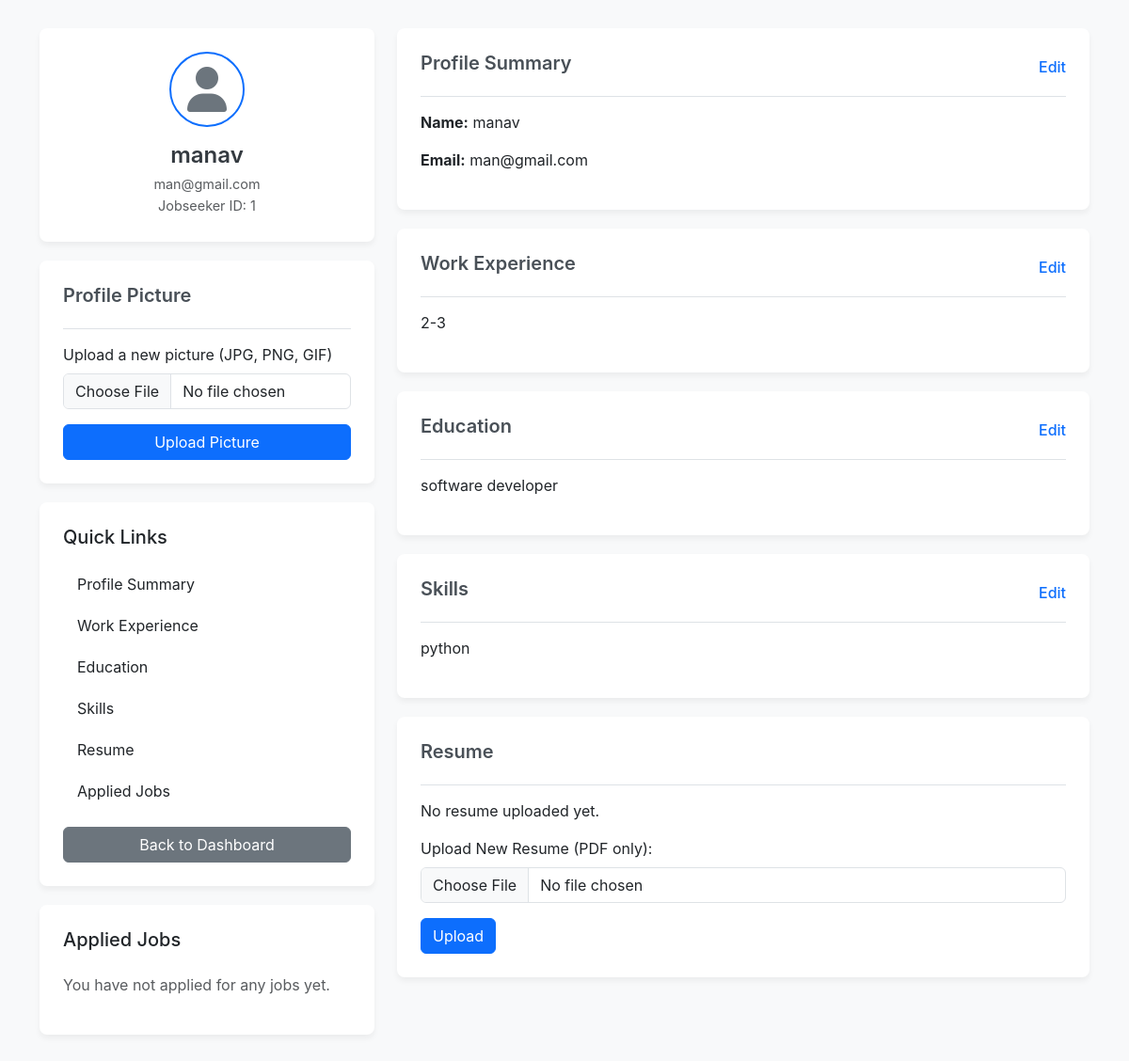
Page /jobseeker/profile.php (signed in) on the committed database.
### tables this page shows
CREATE TABLE `users` (
  `id` int(11) NOT NULL,
  `username` varchar(100) DEFAULT NULL,
  `email` varchar(100) DEFAULT NULL,
  `password` varchar(255) DEFAULT NULL,
  `role` enum('jobseeker','employer','admin') DEFAULT NULL,
  `created_at` timestamp NOT NULL DEFAULT current_timestamp(),
  `resume` varchar(255) DEFAULT NULL,
  `reset_token` varchar(255) DEFAULT NULL,
  `reset_expiry` datetime DEFAULT NULL,
  `profile_photo` varchar(255) DEFAULT NULL,
  `profile_picture` varchar(255) DEFAULT NULL
);

CREATE TABLE `jobseeker_profiles` (
  `id` int(11) NOT NULL,
  `user_id` int(11) DEFAULT NULL,
  `bio` text DEFAULT NULL,
  `skills` varchar(255) DEFAULT NULL,
  `work_experience` text DEFAULT NULL,
  `education` text DEFAULT NULL
);

### jobseeker/profile.php (the view, shortened to what this page needs)
<?php
include("../config.php");
$userid = $_SESSION['userid'];
$user = $conn->query("SELECT * FROM users WHERE id=$userid")->fetch_assoc();
$jobseeker_profile = $conn->query("SELECT * FROM jobseeker_profiles WHERE user_id=$userid")->fetch_assoc();
$applied_jobs = [];
?>
<!DOCTYPE html>
<html>
<head>
    <link href="https://cdn.jsdelivr.net/npm/bootstrap@5.3.0/dist/css/bootstrap.min.css" rel="stylesheet">
    <link rel="stylesheet" href="https://cdnjs.cloudflare.com/ajax/libs/font-awesome/6.1.1/css/all.min.css">
</head>
<body>
<div class="container profile-container">
    <div class="row">
        <div class="col-lg-4">
            <div class="profile-card profile-sidebar text-center">
                <div class="profile-pic-container mx-auto">
                    <?php if (!empty($user['profile_picture'])): ?>
                        <img src="../uploads/profile_pics/<?php echo htmlspecialchars($user['profile_picture']); ?>" alt="Profile Picture">
                    <?php else: ?>
                        <i class="fas fa-user profile-pic-placeholder"></i>
                    <?php endif; ?>
                </div>
                <div class="profile-details mt-3">
                    <h4><?php echo htmlspecialchars($user['username']); ?></h4>
                    <p class="text-muted"><?php echo htmlspecialchars($user['email']); ?></p>
                    <p class="text-muted">Jobseeker ID: <?php echo htmlspecialchars($userid); ?></p>
                </div>
            </div>
            <div class="profile-card profile-sidebar">
                <div class="section-title">
                    <h5>Profile Picture</h5>
                </div>
                <form method="post" enctype="multipart/form-data">
                    <div class="mb-3">
                        <label class="form-label">Upload a new picture (JPG, PNG, GIF)</label>
                        <input type="file" name="profile_picture" class="form-control" accept="image/*" required>
                    </div>
                    <button type="submit" class="btn btn-primary w-100">Upload Picture</button>
                </form>
            </div>
            <div class="profile-card profile-sidebar">
                <h5 class="mb-3">Quick Links</h5>
                <div class="list-group">
                    <a href="#profile-summary" class="list-group-item">Profile Summary</a>
                    <a href="#work-experience" class="list-group-item">Work Experience</a>
                    <a href="#education" class="list-group-item">Education</a>
                    <a href="#skills" class="list-group-item">Skills</a>
                    <a href="#resume" class="list-group-item">Resume</a>
                    <a href="#applied-jobs" class="list-group-item">Applied Jobs</a>
                    <a href="jobseeker-dashboard.php" class="btn btn-secondary w-100 mt-3">Back to Dashboard</a>
                </div>
            </div>
            <div class="profile-card profile-sidebar" id="applied-jobs">
                <h5 class="mb-4">Applied Jobs</h5>
                <div class="applied-jobs-list">
                    <?php if (!empty($applied_jobs)): ?>
                        <?php foreach ($applied_jobs as $job): ?>
                            <div class="applied-job-item">
                                <h6><?php echo htmlspecialchars($job['title']); ?></h6>
                                <p><i class="fas fa-building me-2"></i><?php echo htmlspecialchars($job['company_name']); ?></p>
                                <p><i class="fas fa-map-marker-alt me-2"></i><?php echo htmlspecialchars($job['location']); ?></p>
                                <p><i class="fas fa-calendar-check me-2"></i>Applied: <?php echo date('M d, Y', strtotime($job['applied_on'])); ?></p>
                            </div>
                        <?php endforeach; ?>
                    <?php else: ?>
                        <p class="text-muted">You have not applied for any jobs yet.</p>
                    <?php endif; ?>
                </div>
            </div>
        </div>
        <div class="col-lg-8 profile-main-content">
            <div class="profile-card" id="profile-summary">
                <div class="section-title">
                    <h5>Profile Summary</h5>
                    <a href="#" class="btn-edit" onclick="toggleForm('profileSummaryForm')">Edit</a>
                </div>
                <div id="profileSummaryDisplay">
                    <p><strong>Name:</strong> <?php echo htmlspecialchars($user['username']); ?></p>
                    <p><strong>Email:</strong> <?php echo htmlspecialchars($user['email']); ?></p>
                </div>
            </div>
            <div class="profile-card" id="work-experience">
                <div class="section-title">
                    <h5>Work Experience</h5>
                    <a href="#" class="btn-edit" onclick="toggleForm('workExperienceForm')">Edit</a>
                </div>
                <div id="workExperienceDisplay">
                    <?php if (!empty($jobseeker_profile['work_experience'])): ?>
                        <p><?php echo nl2br(htmlspecialchars($jobseeker_profile['work_experience'])); ?></p>
                    <?php else: ?>
                        <p class="text-muted">No work experience added yet.</p>
                    <?php endif; ?>
                </div>
            </div>
            <div class="profile-card" id="education">
                <div class="section-title">
                    <h5>Education</h5>
                    <a href="#" class="btn-edit" onclick="toggleForm('educationForm')">Edit</a>
                </div>
                <div id="educationDisplay">
                    <?php if (!empty($jobseeker_profile['education'])): ?>
                        <p><?php echo nl2br(htmlspecialchars($jobseeker_profile['education'])); ?></p>
                    <?php else: ?>
                        <p class="text-muted">No education added yet.</p>
                    <?php endif; ?>
                </div>
            </div>
            <div class="profile-card" id="skills">
                <div class="section-title">
                    <h5>Skills</h5>
                    <a href="#" class="btn-edit" onclick="toggleForm('skillsForm')">Edit</a>
                </div>
                <div id="skillsDisplay">
                    <?php if (!empty($jobseeker_profile['skills'])): ?>
                        <p><?php echo htmlspecialchars($jobseeker_profile['skills']); ?></p>
                    <?php else: ?>
                        <p class="text-muted">No skills added yet.</p>
                    <?php endif; ?>
                </div>
            </div>
            <div class="profile-card" id="resume">
                <div class="section-title">
                    <h5>Resume</h5>
                </div>
                <div>
                    <?php if (!empty($user['resume'])): ?>
                        <p>Current Resume: <a href="../uploads/<?php echo htmlspecialchars($user['resume']); ?>" target="_blank" class="btn btn-secondary btn-sm">View Resume</a></p>
                    <?php else: ?>
                        <p>No resume uploaded yet.</p>
                    <?php endif; ?>
                    <form method="post" enctype="multipart/form-data">
                        <div class="mb-3">
                            <label class="form-label">Upload New Resume (PDF only):</label>
                            <input type="file" name="resume" class="form-control" accept=".pdf" required>
                        </div>
                        <button type="submit" class="btn btn-primary">Upload</button>
                    </form>
                </div>
            </div>
        </div>
    </div>
</div>
</body>
</html>

### jobseeker/profile.php (style rules this page uses)
body { background-color: #f8f9fa; font-family: -apple-system, BlinkMacSystemFont, "Segoe UI", Roboto, "Helvetica Neue", Arial, sans-serif; }
.profile-container { margin-top: 30px; margin-bottom: 30px; }
.profile-sidebar { background-color: #fff; border-radius: 8px; box-shadow: 0 4px 6px rgba(0, 0, 0, 0.05); padding: 20px; margin-bottom: 20px; }
.profile-main-content { margin-bottom: 20px; }
.profile-card { background-color: #fff; border-radius: 8px; box-shadow: 0 4px 6px rgba(0, 0, 0, 0.05); padding: 25px; margin-bottom: 20px; }
.profile-pic-container { width: 80px; height: 80px; border-radius: 50%; overflow: hidden; display: flex; align-items: center; justify-content: center; margin-right: 20px; border: 2px solid #0d6efd; flex-shrink: 0; }
.profile-pic-placeholder { font-size: 3rem; color: #6c757d; }
.profile-details h4 { font-weight: 600; color: #343a40; margin-bottom: 5px; }
.profile-details p { color: #6c757d; font-size: 0.9rem; margin-bottom: 2px; }
.section-title { display: flex; justify-content: space-between; align-items: center; border-bottom: 1px solid #dee2e6; padding-bottom: 15px; margin-bottom: 15px; }
.section-title h5 { font-weight: 600; color: #495057; }
.btn-edit { color: #0d6efd; text-decoration: none; font-weight: 500; }
.form-control { border-radius: 6px; }
.list-group-item { border: none; padding: 10px 15px; border-radius: 6px; transition: background-color 0.2s; }

### rows in the picture
users: username "manav", email "man@gmail.com"
jobseeker_profiles: work_experience "2-3", education "software developer", skills "python"

### other values in the picture
$userid "1"
